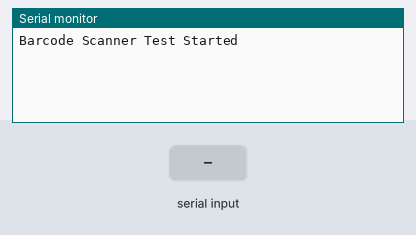
The sketch below on a simulated Arduino Uno, built with avr-gcc and run on an emulated ATmega328P. On the bench: the last lines printed to the serial monitor. The test bench sets the inputs (shaded band).

Above: at 1.2 s.
1.3 s: "1\n" received over the second serial link
At 2.1 s:
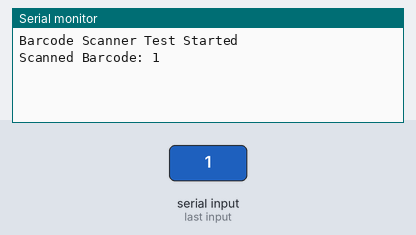
2.8 s: "0\n" received over the second serial link
At 3.3 s:
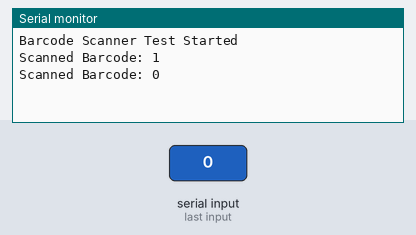
4.3 s: "2\n" received over the second serial link
At 5.6 s:
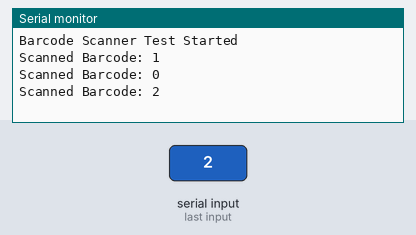

The sketch:

BarcodeScanner.ino
```cpp
#include <SoftwareSerial.h>

const int SCANNER_RX = 2;
const int SCANNER_TX = 3;

SoftwareSerial scanner(SCANNER_RX, SCANNER_TX);

void setup() {
    Serial.begin(9600);
    scanner.begin(9600);
    Serial.println("Barcode Scanner Test Started");
}

void loop() {
    if (scanner.available()) {
        String barcode = scanner.readStringUntil('\n');
        Serial.print("Scanned Barcode: ");
        Serial.println(barcode);
    }
}
```

Measured:
- after the input at 1.3 s, the serial monitor: prints a new line at once (image 1)
- after the input at 2.8 s, the serial monitor: prints a new line at once (image 2)
- after the input at 4.3 s, the serial monitor: prints a new line at once (image 3)
